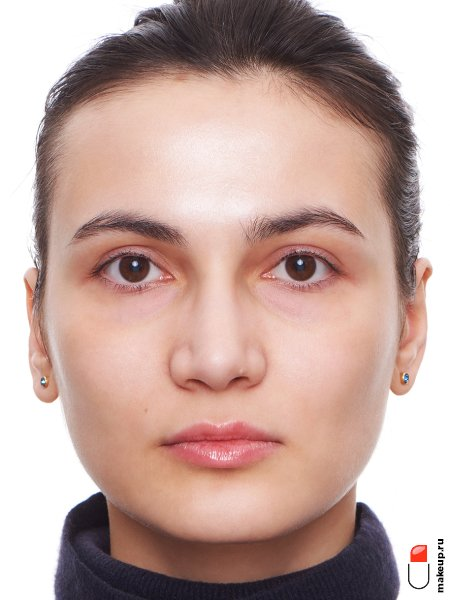
#> input picture projects/Students/in.jpg, 450 x 600 px, given in place of the camera
$ python 'акимов.py'
#> lines starting #> are read from the running program, lines starting #| are printed output that depends on the picture; after the words box and inside, x2 and y2 are one past the last pixel; in counts of white or black regions, pixels touching at a corner belong together
import cv2
cap = cv2.VideoCapture( 0 )
def findContour ( clr_mask, out ):
    cont, h = cv2.findContours( clr_mask,
                                cv2.RETR_TREE,
                                cv2.CHAIN_APPROX_SIMPLE)
    cont = sorted( cont, key=cv2.contourArea, reverse=True)
    cv2.drawContours( out, cont, 0, (0,225,0), 2 )

while True:
    tr, frame = cap.read()
#> frame is the input picture: shape (600, 450, 3); mean B, G, R 159.4, 166.7, 194.6
    frame_HSV = cv2.cvtColor( frame,
                              cv2.COLOR_BGR2HSV )
#> frame_HSV: shape (600, 450, 3); mean H, S, V 28.7, 54.4, 195.2
    clr_low = (0, 210, 110)
    clr_high = (15, 255, 255)

    frame_clr = cv2.inRange( frame_HSV,
                             clr_low,
                             clr_high )
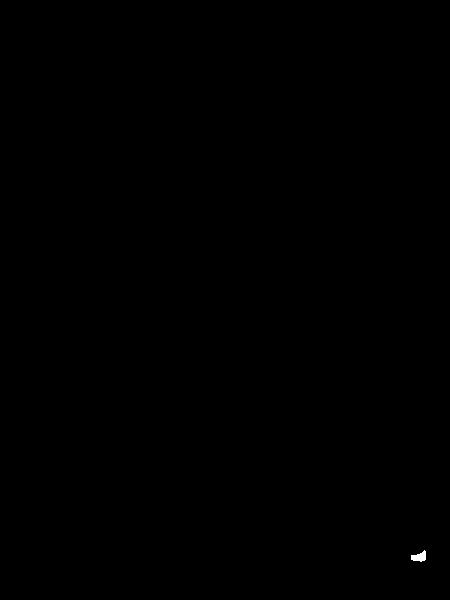
#> frame_clr: shape (600, 450); 0.04% white; 1 white region
    findContour(frame_clr,frame )
#> in findContour, `cont, h = cv2.findContours( clr_mask, cv2.RETR_TREE, cv2.CHAIN_APPROX_..`: cont = 1 contour; box (x1, y1, x2, y2) and area: (411, 550, 426, 562) 91; h = [[-1, -1, -1, -1]]
    cv2.imshow('mask', frame_clr)
    cv2.imshow('main', frame)

    if cv2.waitKey(1) == ord('q'):
#> (key q is pressed here)
        break

cap.release()
cv2.destroyAllWindows()
